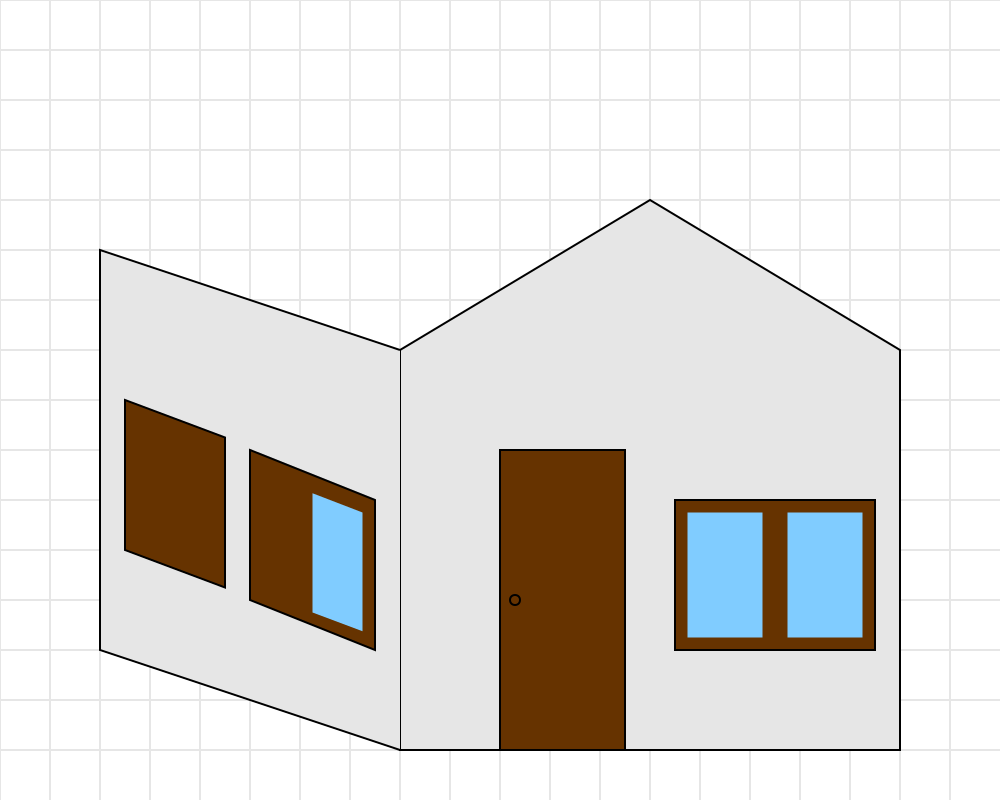

Write the Python code that produced this figure.
import cairo
import math

def draw_grid(context, width, height, spacing=50):
    context.set_source_rgb(0.9, 0.9, 0.9)

    for x in range(0, width, spacing):
        context.move_to(x, 0)
        context.line_to(x, height)
        context.stroke()

    for y in range(0, height, spacing):
        context.move_to(0, y)
        context.line_to(width, y)
        context.stroke()

def draw_base1(ctx):
    ctx.move_to(400, 750)
    ctx.line_to(900, 750)
    ctx.line_to(900, 350)
    ctx.line_to(650, 200)
    ctx.line_to(400, 350)
    ctx.close_path()

    ctx.set_source_rgb(0.9, 0.9, 0.9)
    ctx.fill_preserve()
    ctx.set_source_rgb(0, 0, 0)
    ctx.stroke()

def draw_base2(ctx):
    ctx.move_to(400, 750)
    ctx.line_to(100, 650)
    ctx.line_to(100, 250)
    ctx.line_to(400, 350)

    ctx.set_source_rgb(0.9, 0.9, 0.9)
    ctx.fill_preserve()
    ctx.set_source_rgb(0, 0, 0)
    ctx.stroke()

def draw_door(ctx):
    ctx.rectangle(500, 450, 125, 300)
    ctx.set_source_rgb(0.4, 0.2, 0)
    ctx.fill_preserve()
    ctx.set_source_rgb(0, 0, 0)
    ctx.stroke()

def draw_door_knob(ctx):
    ctx.arc(515, 600, 5, 0, 2 * math.pi)
    ctx.set_source_rgb(0, 0, 0)
    ctx.stroke()

def draw_right_window(ctx):
    ctx.rectangle(675, 500, 200, 150)
    ctx.set_source_rgb(0.4, 0.2, 0)
    ctx.fill_preserve()
    ctx.set_source_rgb(0, 0, 0)
    ctx.stroke()

    ctx.rectangle(687.5, 512.5, 75, 125)
    ctx.set_source_rgb(0.5, 0.8, 1)
    ctx.fill()

    ctx.rectangle(787.5, 512.5, 75, 125)
    ctx.set_source_rgb(0.5, 0.8, 1)
    ctx.fill()

def draw_left_window1(ctx):
    ctx.move_to(375, 650)
    ctx.line_to(250, 600)
    ctx.line_to(250, 450)
    ctx.line_to(375, 500)
    ctx.close_path()

    ctx.set_source_rgb(0.4, 0.2, 0)
    ctx.fill_preserve()
    ctx.set_source_rgb(0, 0, 0)
    ctx.stroke()

    ctx.move_to(362.5, 631.25)
    ctx.line_to(362.5, 512.5)
    ctx.line_to(312.5, 493.25)
    ctx.line_to(312.5, 612.5)
    ctx.close_path()
    ctx.set_source_rgb(0.5, 0.8, 1)
    ctx.fill()

def draw_left_window2(ctx):
    ctx.move_to(225, 587.5)
    ctx.line_to(125, 550)
    ctx.line_to(125, 400)
    ctx.line_to(225, 437.5)
    ctx.close_path()

    ctx.set_source_rgb(0.4, 0.2, 0)
    ctx.fill_preserve()
    ctx.set_source_rgb(0, 0, 0)
    ctx.stroke()

# Main drawing setup
width, height = 1000, 800
surface = cairo.ImageSurface(cairo.FORMAT_ARGB32, width, height)
context = cairo.Context(surface)

# Background color
context.set_source_rgb(1, 1, 1)
context.paint()

draw_grid(context, width, height)
draw_base1(context)
draw_base2(context)
draw_door(context)
draw_door_knob(context)
draw_right_window(context)
draw_left_window1(context)
draw_left_window2(context)

# context.set_source_rgb(0.8, 0.8, 0.8)  # Light gray color
# context.set_source_rgb(0.4, 0.2, 0)  # Brown color
# Door handle (small black circle)
# context.set_source_rgb(0, 0, 0)  # Black color
# context.arc(215, 215, 3, 0, 2 * 3.14159)
# context.set_source_rgb(0.5, 0.8, 1)  # Light blue color for window
# context.set_source_rgb(0.3, 0.2, 0)  # Brown border for window

# Save the image
surface.write_to_png("colored_house.png")
